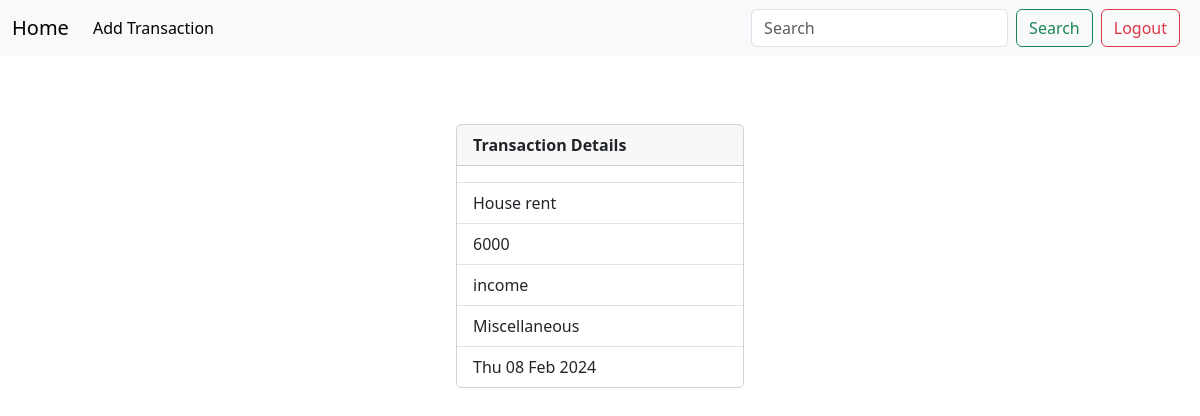
The app's page /transactions/3 (signed in) with its own data.
### fundflowbudget/models.py (models this page shows, shortened)
class Transaction(models.Model):
    title = models.CharField(max_length=225)
    amount = models.PositiveIntegerField()
    options=(
        ("expense","expense"),
        ("income","income"),
    )
    type = models.CharField(max_length=225,choices=options, default="expense")
    cat_options =(
        ("fuel","fuel"),
        ("food","food"),
        ("entertainment","entertainment"),
        ("emi","emi"),
        ("bills","bills"),
        ("miscellaneous","miscellaneous")
    )
    category = models.CharField(max_length=225,choices=cat_options)
    created_date = models.DateTimeField(auto_now_add=True,blank=True)
    user_object = models.ForeignKey(User,on_delete=models.CASCADE)

### fundflowbudget/views.py (the view)
# urls.py: path('transactions/<int:pk>',views.TransactionDetailView.as_view(), name='transactions-detail'),
@method_decorator(decs,name='dispatch')
class TransactionDetailView(View):
    def get(self, request, *args, **kwargs):
        id=kwargs.get('pk')
        qs=Transaction.objects.get(id=id)
        return render(request,"transactions_detail.html",{'data':qs})

### fundflowbudget/views.py (called while the page is built)
def signin_requried(fn):
    def wrapper(request,*args, **kwargs):
        if not request.user.is_authenticated:
            messages.error(request, "You must be logged in")
            return redirect('signin-view')
        else:
            return fn(request, *args, **kwargs)
    return wrapper

### fundflowbudget/templates/transactions_detail.html (shortened to what this page needs)
{% extends 'base.html' %}
{% block main_block %}
<div class="container d-flex justify-content-center align-items-center" style="height: 400px;">
  <div class="card" style="width: 18rem;">
      <div class="card-header fw-bold">
        Transaction Details
      </div>
      <ul class="list-group list-group-flush">
        <li class="list-group-item">{{data.user|upper}}</li>
        <li class="list-group-item">{{data.title}}</li>
        <li class="list-group-item">{{data.amount}}</li>
        <li class="list-group-item">{{data.type}}</li>
        <li class="list-group-item">{{data.category|capfirst}}</li>
        <li class="list-group-item">{{data.created_date|date:"D d M Y"}}</li>
      </ul>
    </div>
</div>
{% endblock %}

### records on screen
Transaction: title "House rent", amount "6000", type "income", category "Miscellaneous", created_date "Thu 08 Feb 2024"
